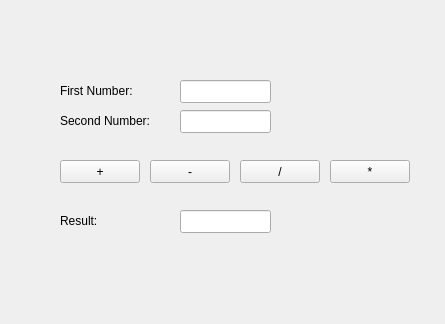
<?xml version="1.0" encoding="UTF-8"?>
<ui version="4.0">
 <class>MainWindow</class>
 <widget class="QMainWindow" name="MainWindow">
  <property name="geometry">
   <rect>
    <x>0</x>
    <y>0</y>
    <width>445</width>
    <height>324</height>
   </rect>
  </property>
  <property name="windowTitle">
   <string>MainWindow</string>
  </property>
  <widget class="QWidget" name="centralwidget">
   <widget class="QLabel" name="label">
    <property name="geometry">
     <rect>
      <x>60</x>
      <y>80</y>
      <width>91</width>
      <height>21</height>
     </rect>
    </property>
    <property name="text">
     <string>First Number: </string>
    </property>
   </widget>
   <widget class="QLabel" name="label_2">
    <property name="geometry">
     <rect>
      <x>60</x>
      <y>110</y>
      <width>101</width>
      <height>21</height>
     </rect>
    </property>
    <property name="text">
     <string>Second Number: </string>
    </property>
   </widget>
   <widget class="QLineEdit" name="txtFirstNum">
    <property name="geometry">
     <rect>
      <x>180</x>
      <y>80</y>
      <width>91</width>
      <height>23</height>
     </rect>
    </property>
   </widget>
   <widget class="QLineEdit" name="txtSecondNum">
    <property name="geometry">
     <rect>
      <x>180</x>
      <y>110</y>
      <width>91</width>
      <height>23</height>
     </rect>
    </property>
   </widget>
   <widget class="QPushButton" name="btnAdd">
    <property name="geometry">
     <rect>
      <x>60</x>
      <y>160</y>
      <width>80</width>
      <height>23</height>
     </rect>
    </property>
    <property name="text">
     <string>+</string>
    </property>
   </widget>
   <widget class="QPushButton" name="btnSubtract">
    <property name="geometry">
     <rect>
      <x>150</x>
      <y>160</y>
      <width>80</width>
      <height>23</height>
     </rect>
    </property>
    <property name="text">
     <string>-</string>
    </property>
   </widget>
   <widget class="QPushButton" name="btnDevide">
    <property name="geometry">
     <rect>
      <x>240</x>
      <y>160</y>
      <width>80</width>
      <height>23</height>
     </rect>
    </property>
    <property name="text">
     <string>/</string>
    </property>
   </widget>
   <widget class="QPushButton" name="butMultiply">
    <property name="geometry">
     <rect>
      <x>330</x>
      <y>160</y>
      <width>80</width>
      <height>23</height>
     </rect>
    </property>
    <property name="text">
     <string>*</string>
    </property>
   </widget>
   <widget class="QLabel" name="label_3">
    <property name="geometry">
     <rect>
      <x>60</x>
      <y>210</y>
      <width>71</width>
      <height>21</height>
     </rect>
    </property>
    <property name="text">
     <string>Result: </string>
    </property>
   </widget>
   <widget class="QLineEdit" name="txtResult">
    <property name="geometry">
     <rect>
      <x>180</x>
      <y>210</y>
      <width>91</width>
      <height>23</height>
     </rect>
    </property>
    <property name="readOnly">
     <bool>true</bool>
    </property>
   </widget>
  </widget>
 </widget>
 <resources/>
 <connections/>
</ui>
